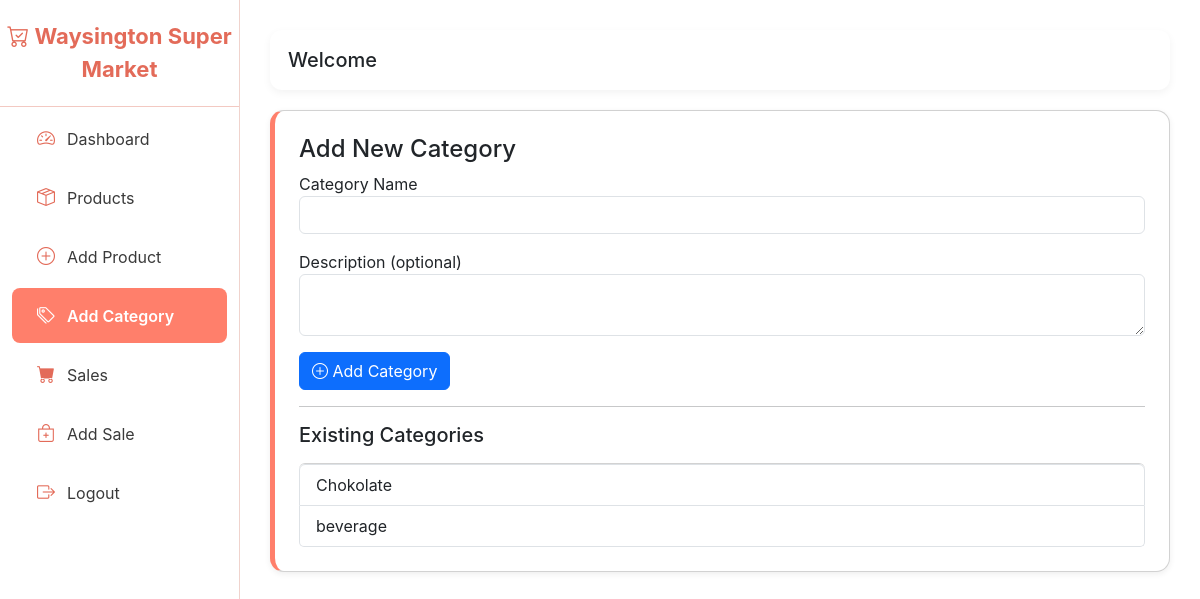
Before: /myapp/add-category/ (signed in) with the older database file.
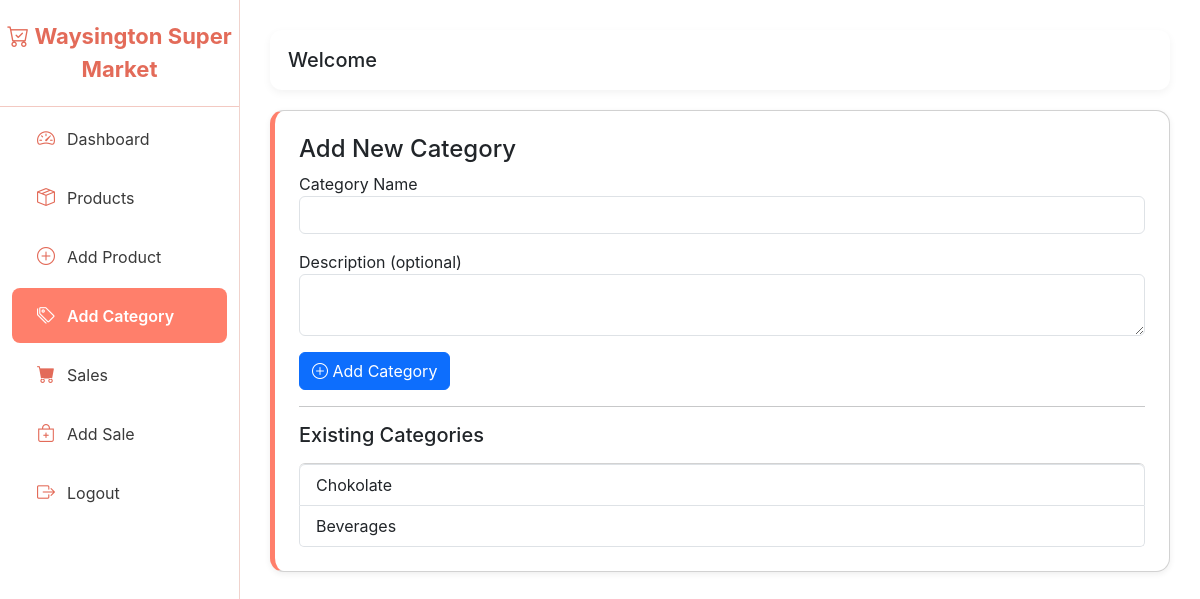
After: the same page with the newer database file.
### myapp/models.py (models this page shows, shortened)
class Category(models.Model):
    name = models.CharField(max_length=100, unique=True)
    description = models.TextField(blank=True, null=True)

### myapp/views.py (the view, shortened to what this page needs)
# urls.py: path('add-category/', views.add_category, name='add_category'),
@login_required
def add_category(request):
    categories = Category.objects.all()
    return render(request, 'add_category.html', {'categories': categories})

### template/add_category.html (shortened to what this page needs)
{% extends 'base.html' %}
{% block content %}
<div class="card card-simple p-4">
    <h4>Add New Category</h4>
    <form method="POST">
        <div class="mb-3">
            <label>Category Name</label>
            <input type="text" class="form-control" name="name" required>
        </div>
        <div class="mb-3">
            <label>Description (optional)</label>
            <textarea class="form-control" name="description"></textarea>
        </div>
        <button class="btn btn-primary"><i class="bi bi-plus-circle"></i> Add Category</button>
    </form>
    <hr>
    <h5>Existing Categories</h5>
    <ul class="list-group mt-2">
        {% for cat in categories %}
        <li class="list-group-item d-flex justify-content-between align-items-center">
            {{ cat.name }}
        </li>
        {% empty %}
        <li class="list-group-item">No categories yet.</li>
        {% endfor %}
    </ul>
</div>
{% endblock %}

Changed rows visible on the page:
removed Category: name "beverage"
added Category: name "Beverages"
